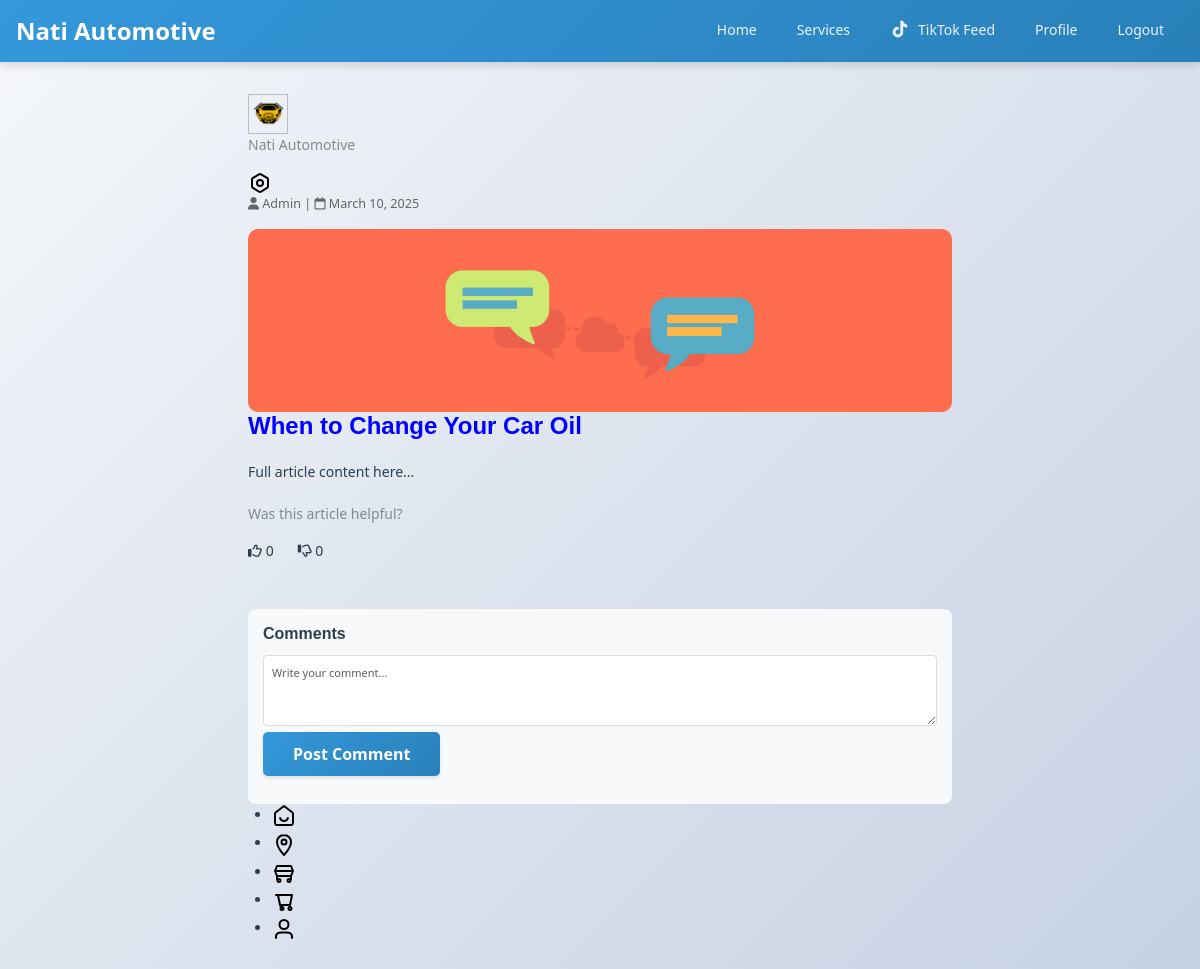
The app's page /blog.php?blogid=1 (signed in) with its own data.
### tables this page shows
CREATE TABLE `tbl_blog` (
  `id` int(11) NOT NULL,
  `title` varchar(255) NOT NULL,
  `writer` varchar(100) DEFAULT 'Admin',
  `date` timestamp NOT NULL DEFAULT current_timestamp(),
  `s_article` text DEFAULT NULL,
  `content` text DEFAULT NULL,
  `image_url` varchar(255) DEFAULT NULL,
  `status` enum('featured','none') DEFAULT 'none'
);

### blog.php (the view, shortened to what this page needs)
<!DOCTYPE html>
<html lang="en">
<?php
include 'header.php'
?>
<body>
  <div class="site-content">
    <?php
    include 'top_nav.php';
    include("db_conn.php");
    ?>
    <section id="homescreen">
      <div class="home-offer-sec mt-8">
        <div class="container">
          <div class="review-third-sec mt-24">
            <div class="review-third-sec-content">
              <?php
              $blogid = intval($_GET['blogid']);
              $sql = "SELECT * FROM tbl_blog WHERE id = ?";
              $stmt = mysqli_prepare($conn, $sql);
              mysqli_stmt_bind_param($stmt, "i", $blogid);
              mysqli_stmt_execute($stmt);
              $result = mysqli_stmt_get_result($stmt);
              if ($result && mysqli_num_rows($result) == 1) {
                  $row = mysqli_fetch_assoc($result);
              ?>
                <div class="review-third-sec-wrap">
                  <div class="review-bottom-second">
                    <div class="review-content">
                      <div class="blog-meta">
                        <i class="fas fa-user"></i> <?php echo htmlspecialchars($row['writer'] ?? 'Anonymous'); ?> |
                        <i class="far fa-calendar"></i> <?php echo date('F j, Y', strtotime($row['date'])); ?>
                      </div>
                    </div>
                  </div>
                </div>
                <?php if (!empty($row['image_url'])) : ?>
                  <img class="img_format" src="<?php echo htmlspecialchars($row['image_url']); ?>"
                       alt="<?php echo htmlspecialchars($row['title']); ?>"
                       onerror="this.src='assets/images/gallery/default-blog.jpg'" />
                <?php else: ?>
                  <img class="img_format" src="assets/images/gallery/default-blog.jpg"
                       alt="Default Blog Image" />
                <?php endif; ?>
                <div class="review-para mt-12">
                  <h4 style="color: blue">
                    <?php echo htmlspecialchars($row['title'] ?? 'Untitled'); ?>
                  </h4>
                  <div class="blog-content">
                    <?php
                    if (isset($row['content']) && !empty($row['content'])) {
                        echo nl2br(htmlspecialchars($row['content']));
                    } else {
                        echo '<div class="error-message">No content available.</div>';
                    }
                    ?>
                  </div>
                </div>
                <div class="review-helpful-sec-full mt-8">
                  <div>
                    <p class="helpful-txt">Was this article helpful?</p>
                  </div>
                  <div class="d-flex align-items-center">
                    <div class="like-btn me-4" data-blog-id="<?php echo $blogid; ?>" onclick="handleLike(this, true)">
                      <i class="far fa-thumbs-up"></i>
                      <span class="like-count">0</span>
                    </div>
                    <div class="dislike-btn" data-blog-id="<?php echo $blogid; ?>" onclick="handleLike(this, false)">
                      <i class="far fa-thumbs-down"></i>
                      <span class="dislike-count">0</span>
                    </div>
                  </div>
                </div>
                <div class="comments-section mt-5">
                  <h4>Comments</h4>
                  <div class="comment-form mb-4">
                    <textarea class="form-control" id="commentText" rows="3" placeholder="Write your comment..."></textarea>
                    <button class="btn btn-primary mt-2" onclick="submitComment(<?php echo $blogid; ?>, null)">Post Comment</button>
                  </div>
                </div>
              <?php
              } else {
                  echo '<div class="error-message">Blog post not found.</div>';
              }
              ?>
            </div>
          </div>
        </div>
      </div>
    </section>
    <?php include 'partial-front/bottom_nav.php'; ?>
  </div>
</body>
</html>

### assets/css/style.css (style rules this page uses)
:root { --primary-color: #007bff; --primary-dark: #0056b3; --primary-light: #66b3ff; --secondary-color: #6c757d; --success-color: #28a745; --danger-color: #dc3545; --warning-color: #ffc107; --info-color: #17a2b8; --dark-color: #343a40; --light-color: #f8f9fa; --white: #ffffff; --black: #000000; --font-family-base: 'Segoe UI', Tahoma, Geneva, Verdana, sans-serif; --font-family-heading: 'Arial', sans-serif; --font-size-base: 16px; --font-size-sm: 14px; --font-size-lg: 18px; --line-height-base: 1.6; --spacing-xs: 0.25rem; --spacing-sm: 0.5rem; --spacing-md: 1rem; --spacing-lg: 1.5rem; --spacing-xl: 3rem; --border-radius: 0.375rem; --border-radius-sm: 0.25rem; --border-radius-lg: 0.5rem; --border-width: 1px; --shadow-sm: 0 1px 3px rgba(0, 0, 0, 0.12); --shadow-md: 0 4px 6px rgba(0, 0, 0, 0.15); --shadow-lg: 0 10px 25px rgba(0, 0, 0, 0.2); --transition-fast: 0.15s ease; --transition-base: 0.3s ease; --transition-slow: 0.5s ease; --z-dropdown: 1000; --z-sticky: 1020; --z-fixed: 1030; --z-modal: 1040; --z-popover: 1050; --z-tooltip: 1060; }
* { box-sizing: border-box; }
html { scroll-behavior: smooth; -webkit-text-size-adjust: 100%; }
body { font-family: var(--font-family-base); font-size: var(--font-size-base); line-height: var(--line-height-base); color: var(--dark-color); background-color: var(--white); margin: 0; padding: 0; -webkit-font-smoothing: antialiased; -moz-osx-font-smoothing: grayscale; }
h1, h2, h3, h4, h5, h6 { font-family: var(--font-family-heading); font-weight: 600; line-height: 1.2; margin-top: 0; margin-bottom: var(--spacing-md); color: var(--dark-color); }
h4 { font-size: 1.5rem; }
p { margin-top: 0; margin-bottom: var(--spacing-md); color: var(--secondary-color); }
img { max-width: 100%; height: auto; border-style: none; }
.container { max-width: 1200px; margin: 0 auto; padding: 0 var(--spacing-md); }
.btn { display: inline-block; padding: 12px 24px; font-size: var(--font-size-base); font-weight: 500; line-height: 1.5; text-align: center; text-decoration: none; vertical-align: middle; cursor: pointer; border: var(--border-width) solid transparent; border-radius: var(--border-radius); transition: all var(--transition-base); user-select: none; }
.btn-primary { background: linear-gradient(135deg, var(--primary-color), var(--primary-dark)); border-color: var(--primary-color); color: var(--white); box-shadow: var(--shadow-sm); }
.form-control { display: block; width: 100%; padding: 12px 16px; font-size: var(--font-size-base); line-height: var(--line-height-base); color: var(--dark-color); background: var(--white); border: var(--border-width) solid #ced4da; border-radius: var(--border-radius); transition: border-color var(--transition-fast), box-shadow var(--transition-fast); }
.mt-2 { margin-top: var(--spacing-sm) !important; }
.mb-4 { margin-bottom: var(--spacing-lg) !important; }
.mt-5 { margin-top: var(--spacing-xl) !important; }
.d-flex { display: flex !important; }
.align-items-center { align-items: center !important; }

### blog.php (style rules this page uses)
.img_format { display: block; margin: 0 auto; width: 100%; max-width: 100%; height: auto; border-radius: 10px; margin-top: 10px; }
.like-btn, .dislike-btn { cursor: pointer; transition: transform 0.2s; }
.blog-meta { color: #666; font-size: 0.9em; margin-bottom: 15px; }
.blog-content { line-height: 1.6; margin: 20px 0; }
.comments-section { margin-top: 20px; padding: 15px; background: #f8f9fa; border-radius: 8px; }
.comments-section h4 { font-size: 16px; margin-bottom: 12px; }
.comment-form { margin-bottom: 15px; }
.comment-form textarea { width: 100%; border: 1px solid #ddd; border-radius: 4px; padding: 8px; font-size: 11px; }
.mt-2 { margin-top: 0.4rem !important; }
.mb-4 { margin-bottom: 0.8rem !important; }

### records on screen
tbl_blog: writer "Admin", date "March 10, 2025", title "When to Change Your Car Oil", content "Full article content here..."
